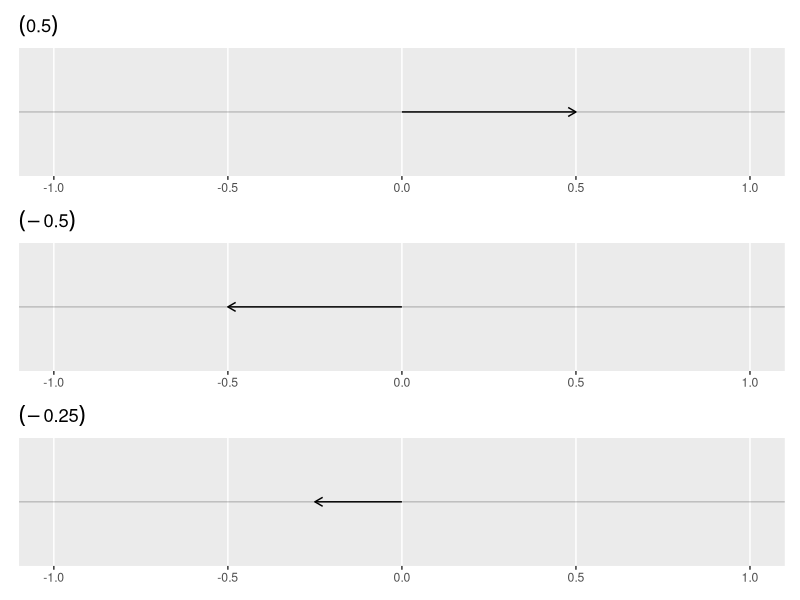
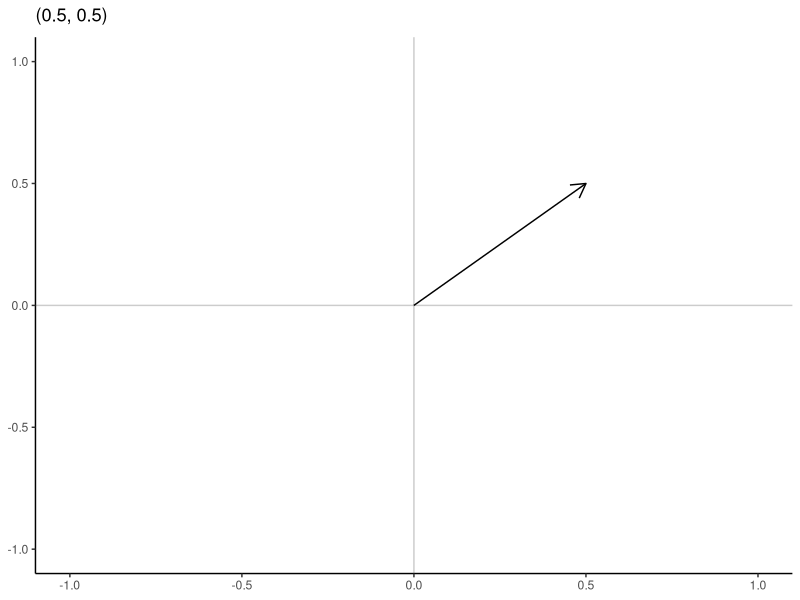
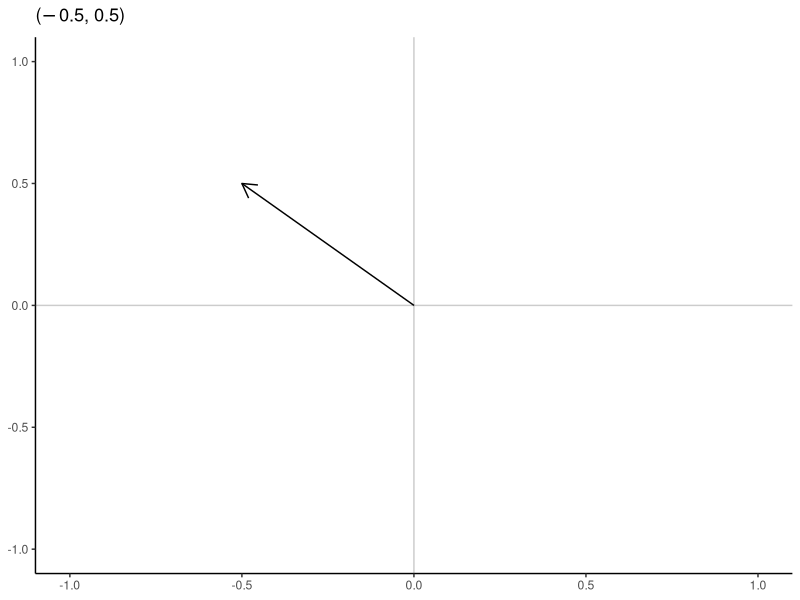
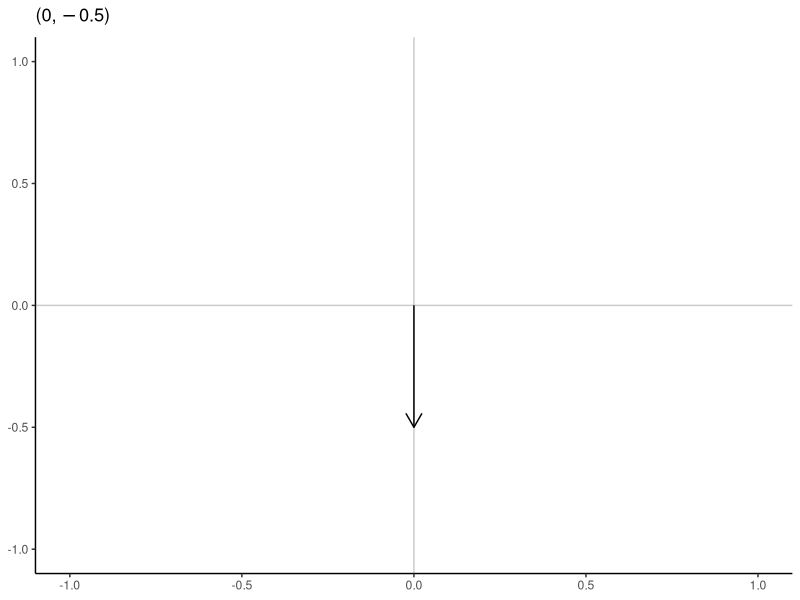
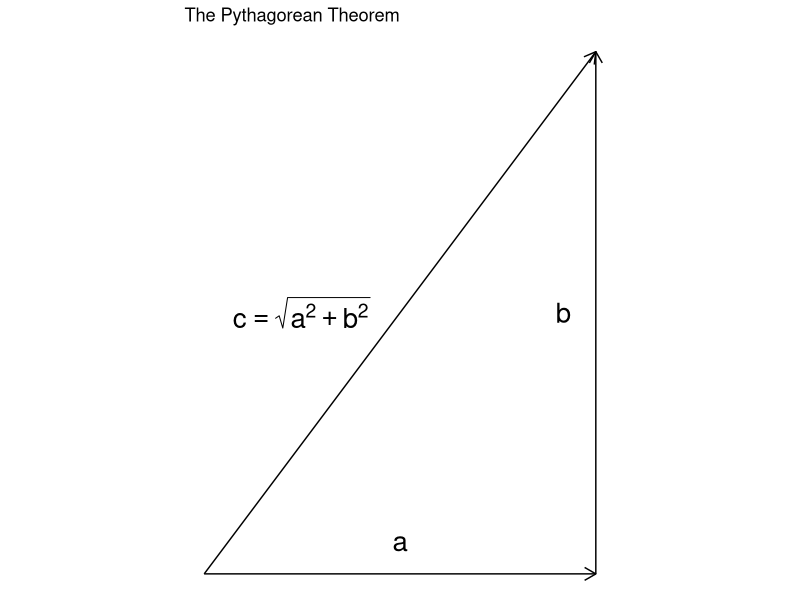
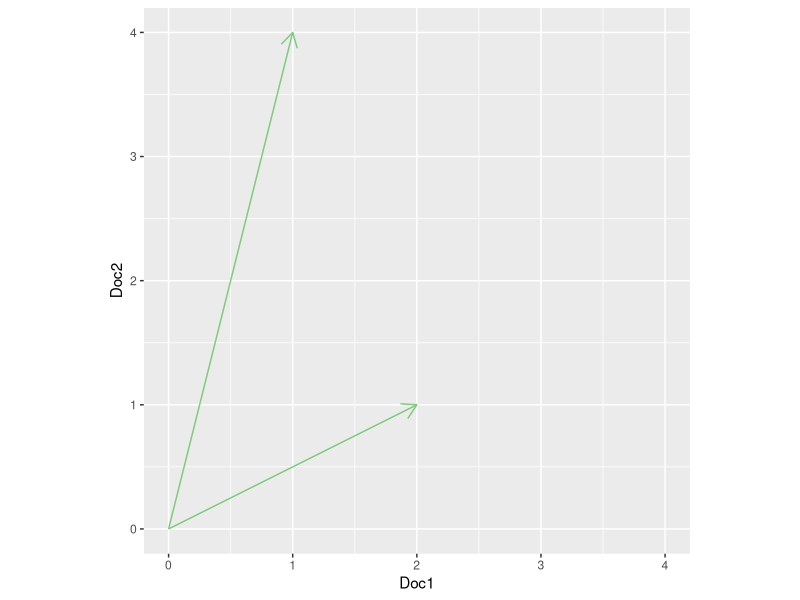
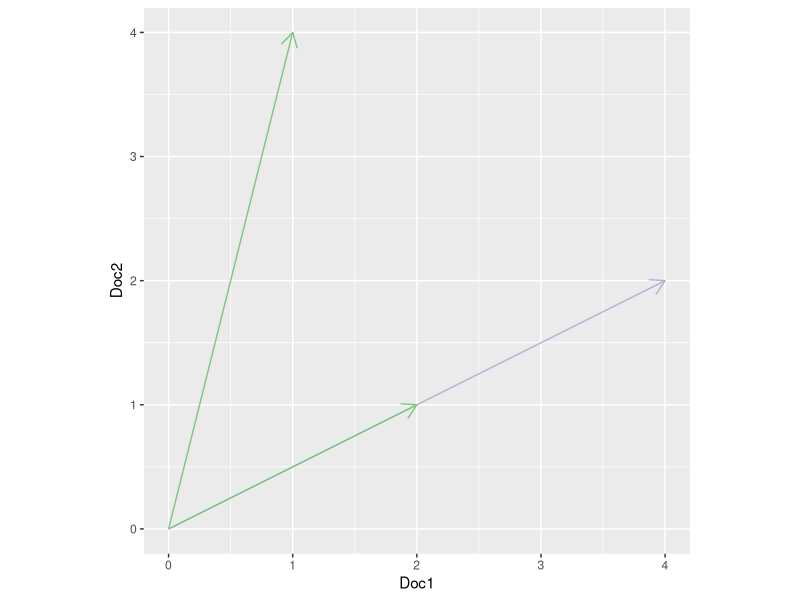
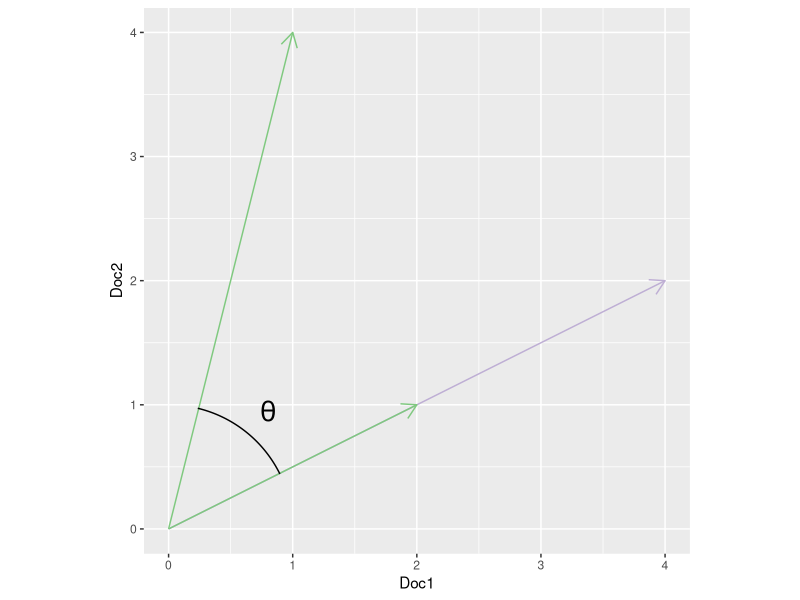

R code for these plots, in order:
## ---- chunk 1

## ---- chunk 2
library(tidyverse)
library(patchwork)
library(here)
library(gganimate)
## ---- chunk 3
vector_one <- function(df) {
  ggplot(data = df,
         aes(x = x1, y = y1, xend = x2, yend = y2)) +
    geom_hline(yintercept = 0,
               alpha = .2) +
    geom_segment(arrow = arrow(length = unit(0.07, "npc"))) +
    xlim(-1, 1) +
    theme(
      axis.title = element_blank(),
      axis.text.y = element_blank(),
      axis.ticks.y = element_blank(),
      panel.grid.major.y = element_blank(),
      panel.grid.minor.y = element_blank(),
      panel.grid.minor.x = element_blank()
    )
}

{tibble(
  x1 = 0,
  x2 = 0.5,
  y1 = 0,
  y2 = 0
) %>%
  vector_one +
  labs(title = expression((0.5)))} +
  {

tibble(
  x1 = 0,
  x2 = -0.5,
  y1 = 0,
  y2 = 0
) %>%
  vector_one +
  labs(title = expression((-0.5)))} +{

tibble(
  x1 = 0,
  x2 = -0.25,
  y1 = 0,
  y2 = 0
) %>%
  vector_one +
  labs(title = expression((-0.25)))} +
  plot_layout(ncol = 1)
## ---- chunk 4
vector_two <- function(df) {
  ggplot(data = df,
         aes(x = x1, y = y1, xend = x2, yend = y2)) +
    geom_hline(yintercept = 0,
               alpha = .2) +
    geom_vline(xintercept = 0,
               alpha = .2) +
    geom_segment(arrow = arrow(length = unit(0.03, "npc"))) +
    xlim(-1, 1) +
    ylim(-1, 1) +
  theme_classic() + #base_size = rcfss::base_size) +
    theme(
      axis.title = element_blank(),
      panel.grid.major.y = element_blank(),
      panel.grid.minor.y = element_blank(),
      panel.grid.major.x = element_blank(),
      panel.grid.minor.x = element_blank()
    )
}

tibble(
  x1 = 0,
  x2 = .5,
  y1 = 0,
  y2 = .5
) %>%
  vector_two +
  labs(title = expression(paste("(", 0.5, ", ", 0.5, ")")))
## ---- chunk 5
tibble(
  x1 = 0,
  x2 = -.5,
  y1 = 0,
  y2 = .5
) %>%
  vector_two +
  labs(title = expression(paste("(", -0.5, ", ", 0.5, ")")))
## ---- chunk 6
tibble(
  x1 = 0,
  x2 = 0,
  y1 = 0,
  y2 = -.5
) %>%
  vector_two +
  labs(title = expression(paste("(", 0, ", ", -0.5, ")")))
## ---- chunk 7
tribble(
~x1, ~x2, ~y1, ~y2,
0, 3, 0, 0,
3, 3, 0, 4,
0, 3, 0, 4
) %>%
  ggplot(aes(x = x1, y = y1, xend = x2, yend = y2)) +
  geom_segment(arrow = arrow(length = unit(0.03, "npc"))) +
  annotate("text", x = 1.5, y = .25, label = "a", size = 7) +
  annotate("text", x = 2.75, y = 2, label = "b", size = 7) +
  annotate("text", x = 0.75, y = 2, label = "c == sqrt(a^2 + b^2)", parse = TRUE, size = 7) +
  coord_fixed() +
  ggtitle("The Pythagorean Theorem") +
  theme_void() #base_size = rcfss::base_size)
## ---- chunk 8
tribble(
~x1, ~x2, ~y1, ~y2, ~notorig,
0, 2, 0, 1, FALSE,
0, 1, 0, 4, FALSE
) %>%
  ggplot(aes(x = x1, y = y1, xend = x2, yend = y2,
             color = notorig)) +
  geom_segment(arrow = arrow(length = unit(0.03, "npc"))) +
  scale_color_brewer(type = "qual", guide = FALSE) +
  labs(x = "Doc1",
       y = "Doc2") +
  xlim(0, 4) +
  coord_fixed()
## ---- chunk 9
tribble(
~x1, ~x2, ~y1, ~y2, ~notorig,
0, 4, 0, 2, TRUE,
0, 2, 0, 1, FALSE,
0, 1, 0, 4, FALSE
) %>%
  ggplot(aes(x = x1, y = y1, xend = x2, yend = y2,
             color = notorig)) +
  geom_segment(arrow = arrow(length = unit(0.03, "npc"))) +
  scale_color_brewer(type = "qual", guide = FALSE) +
  labs(x = "Doc1",
       y = "Doc2") +
  xlim(0, 4) +
  coord_fixed()
## ---- chunk 10
# hacky way to create angle visual
circleFun <- function(center = c(0,0), diameter = 1, npoints = 1000){
  r = diameter / 2
  tt <- seq(0,2*pi,length.out = npoints)
  xx <- center[1] + r * cos(tt)
  yy <- center[2] + r * sin(tt)
  return(tibble(x = xx, y = yy))
}

tribble(
  ~x1, ~x2, ~y1, ~y2, ~notorig,
  0, 4, 0, 2, TRUE,
  0, 2, 0, 1, FALSE,
  0, 1, 0, 4, FALSE
) %>%
  ggplot() +
  geom_segment(aes(x = x1, y = y1, xend = x2, yend = y2, color = notorig),
               arrow = arrow(length = unit(0.03, "npc"))) +
  geom_path(data = circleFun(center = c(0, 0),
                             diameter = 2) %>%
              filter(x > .23, y > .44),
            aes(x, y)) +
  scale_color_brewer(type = "qual", guide = FALSE) +
  annotate("text", x = .8, y = .95, label = "theta", parse = TRUE, size = 7) +
  xlim(0, 4) +
  labs(x = "Doc1",
       y = "Doc2") +
  coord_fixed()
## ---- chunk 11
# hacky way to create angle visual
circleFun <- function(center = c(0,0), diameter = 1, npoints = 1000){
  r = diameter / 2
  tt <- seq(0,2*pi,length.out = npoints)
  xx <- center[1] + r * cos(tt)
  yy <- center[2] + r * sin(tt)
  return(tibble(x = xx, y = yy))
}

tribble(
  ~x1, ~x2, ~y1, ~y2, ~notorig,
  0, 2, 0, 1, FALSE,
  0, 1, 0, 4, FALSE
) %>%
  ggplot() +
  geom_segment(aes(x = x1, y = y1, xend = x2, yend = y2, color = notorig),
               arrow = arrow(length = unit(0.03, "npc"))) +
  geom_path(data = circleFun(center = c(0, 0),
                             diameter = 2) %>%
              filter(x > .23, y > .44),
            aes(x, y)) +
  scale_color_brewer(type = "qual", guide = FALSE) +
  annotate("text", x = .8, y = .95, label = "theta", parse = TRUE, size = 7) +
  xlim(0, 4) +
  labs(x = "Doc1",
       y = "Doc2") +
  coord_fixed()
## ---- chunk 12
# hacky way to create angle visual
circleFun <- function(center = c(0,0), diameter = 1, npoints = 1000){
  r = diameter / 2
  tt <- seq(0,2*pi,length.out = npoints)
  xx <- center[1] + r * cos(tt)
  yy <- center[2] + r * sin(tt)
  return(tibble(x = xx, y = yy))
}

tribble(
  ~x1, ~x2, ~y1, ~y2, ~notorig,
  0, 1, 0, 2, FALSE,
  0, 1, 0, 4, FALSE
) %>%
  ggplot() +
  geom_segment(aes(x = x1, y = y1, xend = x2, yend = y2, color = notorig),
               arrow = arrow(length = unit(0.03, "npc"))) +
  geom_path(data = circleFun(center = c(0, 0),
                             diameter = 2) %>%
              filter(x > .23, y > .89),
            aes(x, y)) +
  scale_color_brewer(type = "qual", guide = FALSE) +
  annotate("text", x = .45, y = 1.3, label = "theta", parse = TRUE, size = 7) +
  xlim(0, 4) +
  labs(x = "Doc1",
       y = "Doc3") +
  coord_fixed()
## ---- chunk 13
knitr::include_graphics("https://media.tenor.com/ang0VzOwbdAAAAAC/the-matrix-reloaded-matrix.gif")
## ---- chunk 14
knitr::include_graphics(path = "https://upload.wikimedia.org/wikipedia/commons/9/99/Neural_network_example.svg")
